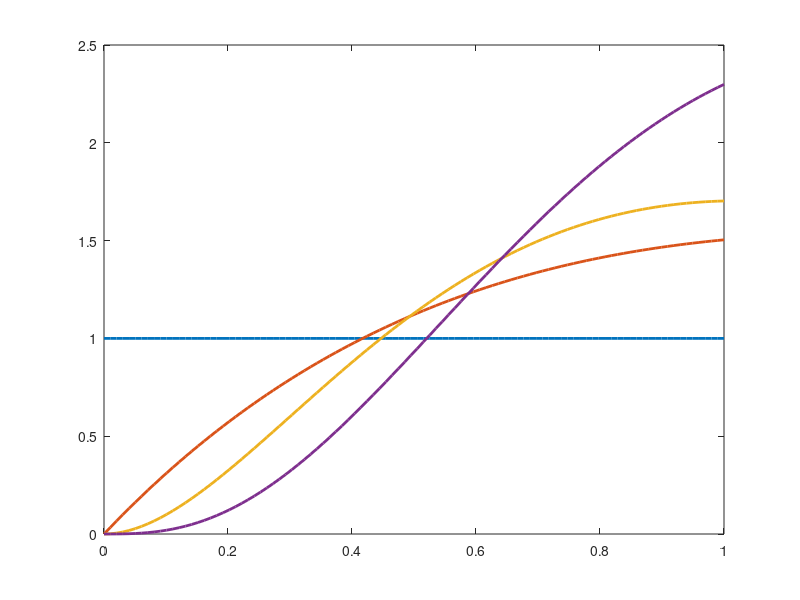

The MATLAB source for this figure: (Note: this script raises an error after producing the figure.)
function sensor_latency()

close all; clc

%% Constants
a_	= 1;

%% Measurements
z1	= 0.8;
z2	= 1.15;
z3	= 0.4;

%% Marginal (constants)

c1	= (integral(@(x) (1 / a_).*x.*exp(-x.*z1), 0, a_))^(-1);
c2	= (integral(@(x) (c1 / a_).*(x.^2).*exp(-x.*(z1 + z2)), 0, a_))^(-1);
c3	= (integral(@(x) (c2*c1 / a_).*(x.^3).*exp(-x.*(z1 + z2 + z3)), 0, a_))^(-1);

%% LSEE
xLSEE1	= integral(@(x) x.*posterior_1(x, z1), 0, a_)
xLSEE2	= integral(@(x) x.*posterior_2(x, z2), 0, a_)
xLSEE3	= integral(@(x) x.*posterior_3(x, z3), 0, a_)

%% Linear LSEE with z1
% varZ		= 
% covXZ		= []
% xLinLSEE1	= 0.5*a_ + (covXZ / varZ)*(z1 - 1);	% E[Z] = 1

%% Sanity check; these should all be 1
fprintf('\n\n ---- Sanity Checks (everything should be 1) ---- \n')
integral(@prior_X, 0, a_)
integral(@(x) posterior_1(x, z1), 0, a_)
integral(@(x) posterior_2(x, z2), 0, a_)
integral(@(x) posterior_3(x, z3), 0, a_)


%% Plots
figure;
xPlot = linspace(0, a_, 100);

%----- Prior and posteriors
plot(xPlot, prior_X(xPlot), 'LineWidth', 2); hold on; ax = gca;
plot(xPlot, posterior_1(xPlot, z1), 'LineWidth', 2);
plot(xPlot, posterior_2(xPlot, z2), 'LineWidth', 2);
plot(xPlot, posterior_3(xPlot, z3), 'LineWidth', 2);

% 
% %----- Measurements
% zPlot	= linspace(0, 1.1*max(posterior_1(xPlot, z1)), 100);
% plot(z1*ones(size(xPlot)), zPlot, 'LineWidth', 2, 'LineStyle','--')
% plot(z2*ones(size(xPlot)), zPlot, 'LineWidth', 2, 'LineStyle','--')
% plot(z3*ones(size(xPlot)), zPlot, 'LineWidth', 2, 'LineStyle','--')
% 
% leg_ = legend('Prior', 'Posterior 1', 'Posterior 2', 'Posterior 3', '$z_1$', '$z_2$', '$z_3$');
% leg_.Interpreter = 'latex';

make_nice_figures(gcf, gca, 18, [], '$x$', '$f_X(x)$', 'PDF', [], [], [], []);



%% Functions

	function pdf_ = conditional_ZGivenX(x_, z_)
		pdf_ = x_.*exp( -x_.*z_);
	end

	
	function pdf_ = prior_X(x_)
		pdf_ = (1/a_)*ones(size(x_));
	end

	function pdf_ = posterior_1(x_, z_)
		pdf_ = c1*(1 / a_).*x_.*exp(-x_.*z_);
	end

	function pdf_ = posterior_2(x_, z_)
		pdf_ = c2*(c1 / a_).*(x_.^2).*exp(-x_.*(z1 + z_));
	end

	function pdf_ = posterior_3(x_, z_)
		pdf_ = c3*c2*(c1 / a_).*(x_.^3).*exp(-x_.*(z1 + z2 + z_));
	end
	

end